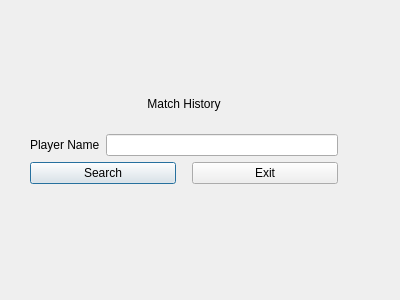
<?xml version="1.0" encoding="UTF-8"?>
<ui version="4.0">
 <class>databaseWindow</class>
 <widget class="QDialog" name="databaseWindow">
  <property name="geometry">
   <rect>
    <x>0</x>
    <y>0</y>
    <width>400</width>
    <height>300</height>
   </rect>
  </property>
  <property name="windowTitle">
   <string>Database</string>
  </property>
  <widget class="QWidget" name="">
   <property name="geometry">
    <rect>
     <x>30</x>
     <y>80</y>
     <width>308</width>
     <height>104</height>
    </rect>
   </property>
   <layout class="QVBoxLayout" name="verticalLayout_2">
    <item>
     <widget class="QLabel" name="label">
      <property name="text">
       <string>Match History</string>
      </property>
      <property name="alignment">
       <set>Qt::AlignCenter</set>
      </property>
     </widget>
    </item>
    <item>
     <layout class="QVBoxLayout" name="verticalLayout">
      <item>
       <layout class="QHBoxLayout" name="horizontalLayout">
        <item>
         <widget class="QLabel" name="label_2">
          <property name="text">
           <string>Player Name</string>
          </property>
          <property name="buddy">
           <cstring>lineEdit_player_name</cstring>
          </property>
         </widget>
        </item>
        <item>
         <widget class="QLineEdit" name="lineEdit_player_name"/>
        </item>
       </layout>
      </item>
      <item>
       <layout class="QHBoxLayout" name="horizontalLayout_2">
        <property name="spacing">
         <number>16</number>
        </property>
        <item>
         <widget class="QPushButton" name="pushButton_search">
          <property name="text">
           <string>Search</string>
          </property>
         </widget>
        </item>
        <item>
         <widget class="QPushButton" name="pushButton_Exit">
          <property name="text">
           <string>Exit</string>
          </property>
         </widget>
        </item>
       </layout>
      </item>
     </layout>
    </item>
   </layout>
  </widget>
 </widget>
 <resources/>
 <connections>
  <connection>
   <sender>pushButton_Exit</sender>
   <signal>clicked()</signal>
   <receiver>databaseWindow</receiver>
   <slot>close()</slot>
   <hints>
    <hint type="sourcelabel">
     <x>294</x>
     <y>251</y>
    </hint>
    <hint type="destinationlabel">
     <x>296</x>
     <y>360</y>
    </hint>
   </hints>
  </connection>
 </connections>
</ui>
